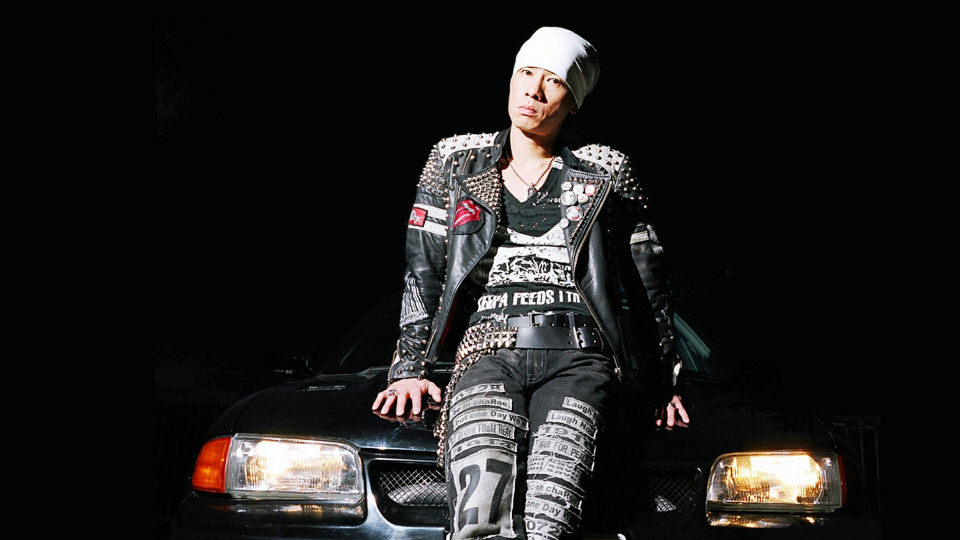
#> input picture sources/img.jpg, 1920 x 1080 px (shown at 1/2 size)
$ python '5.2安装第三方模块.py'
#> lines starting #> are read from the running program, lines starting #| are printed output that depends on the picture
from PIL import Image

im = Image.open('../sources/img.jpg')
#> im is the input picture: PIL image 1920x1080 RGB; mean R, G, B 30.8, 29.5, 28.9

print(im.format, im.size, im.mode)
#| JPEG (1920, 1080) RGB

print('生成缩略图')
im.thumbnail((200, 100))
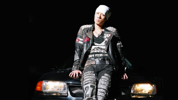
#> im: PIL image 178x100 RGB; mean R, G, B 30.8, 29.5, 28.9
im.save('../sources/thumb.jpg', 'JPEG')


print('其他常用的第三方库还有MySQL的驱动：mysql-connector-python，'
      '用于科学计算的NumPy库：numpy，'
      '用于生成文本的模板工具Jinja2，'
      '等等')


print('默认情况下，Python解释器会搜索当前目录、'
      '所有已安装的内置模块和第三方模块，'
      '搜索路径存放在sys模块的path变量中')


import sys
print(sys.path)


print('方法一')

# 如果我们要添加自己的搜索目录，有两种方法：
#
# 一是直接修改sys.path，添加要搜索的目录：
#
# import sys
# sys.path.append('/Users/michael/my_py_scripts')

print('方法二')

# 第二种方法是设置环境变量PYTHONPATH，
# 该环境变量的内容会被自动添加到模块搜索路径中。
# 设置方式与设置Path环境变量类似。
# 注意只需要添加你自己的搜索路径，Python自己本身的搜索路径不受影响。
